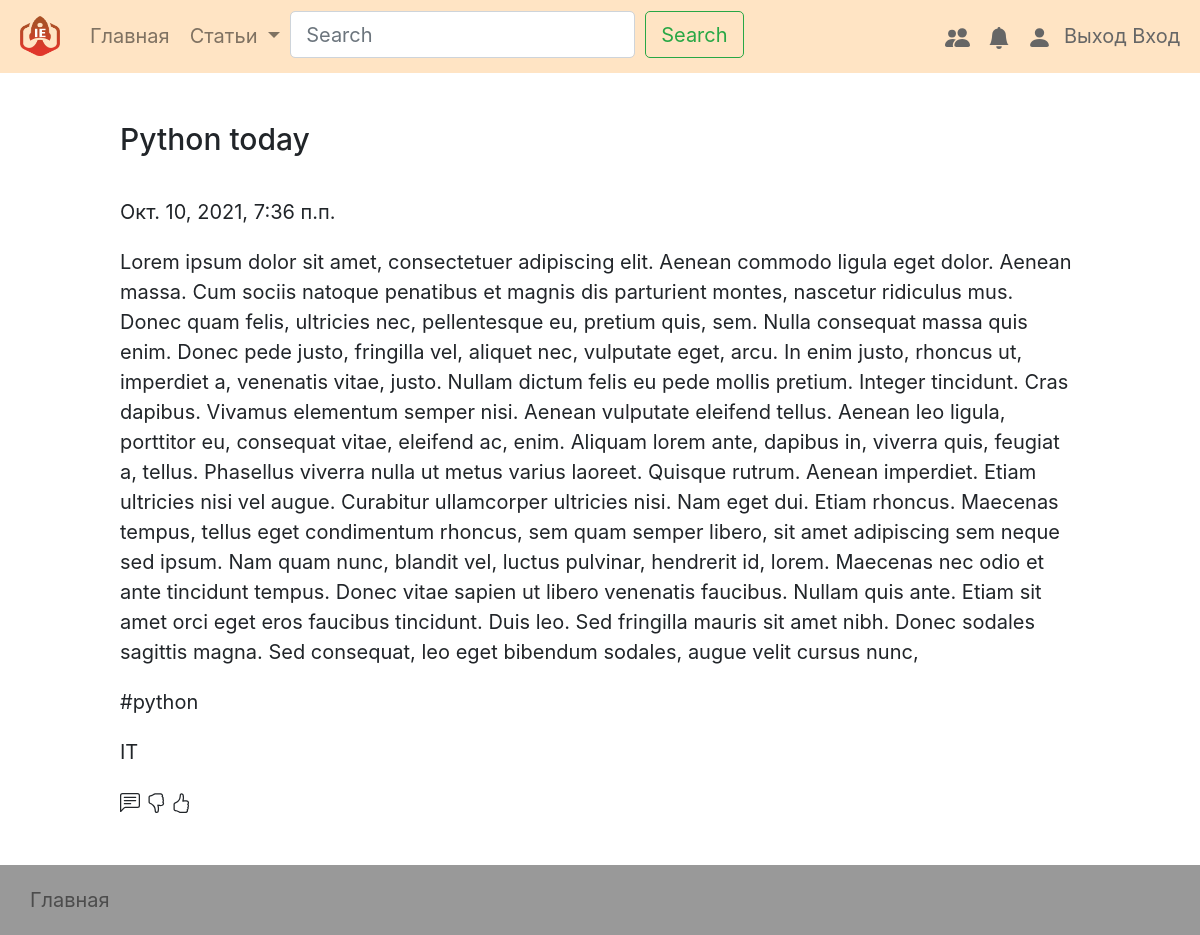
Before: /hub/1/ with the older database file.
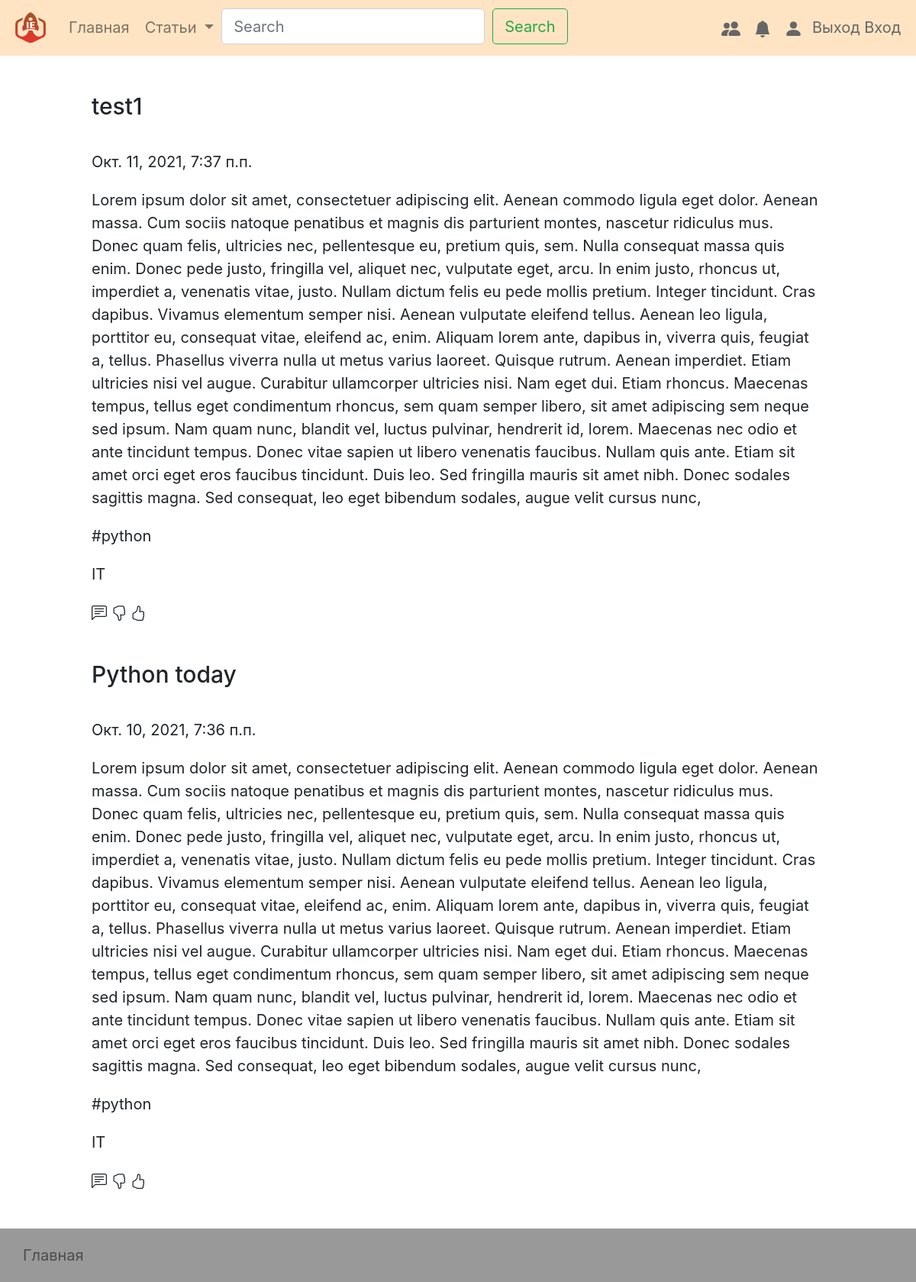
After: the same page with the newer database file.
### mainapp/models.py (models this page shows, shortened)
class Article(models.Model):
    name = models.CharField('имя', max_length=64)
    image = models.ImageField(blank=True, upload_to=get_timestamp_path)
    text = models.TextField(verbose_name='Текст статьи')
    tag = models.CharField('тэг статьи', max_length=64, blank=True)
    hub = models.ForeignKey(Hub, on_delete=models.PROTECT,
                            verbose_name='Хаб', blank=True)
    author = models.ForeignKey(IntergalacticUser, on_delete=models.CASCADE,
                               verbose_name='Автор статьи')
    is_active = models.BooleanField(
        default=True, db_index=True, verbose_name='Актуальность статьи')
    add_datatime = models.DateTimeField('время добавления', auto_now_add=True)
    is_active = models.BooleanField(default=True, db_index=True, verbose_name='Актуальность статьи')
    class Meta:
        verbose_name = 'статья'
        verbose_name_plural = 'статьи'
        ordering = ['-add_datatime']
    def __init__(self, *args, **kwargs):
        super().__init__(*args, **kwargs)
        self.category_pk = None

class Hub(models.Model):
    name = models.CharField(max_length=20, db_index=True,
                            verbose_name='Название хаба')
    order = models.SmallIntegerField(
        default=0, db_index=True, verbose_name='Порядок вывода')
    is_active = models.BooleanField('активность', default=True)
    class Meta:
        verbose_name = 'хаб'
        verbose_name_plural = 'хабы'
    def __str__(self):
        return f'{self.name}'

### mainapp/views.py (the view)
# urls.py: path('hub/<int:hub_id>/', Hub_category.as_view(), name='hub_category'),
class Hub_category(ListView):
    model = Article
    template_name = 'mainapp/hub_category.html'
    context_object_name = 'hub'
    def get_queryset(self):
        return Article.objects.filter(hub__id=self.kwargs['hub_id']).order_by('-add_datatime')

### mainapp/context_processors.py (called while the page is built)
def category(request):
    return {"category_menu": Hub.objects.all()}

### mainapp/templates/mainapp/hub_category.html (shortened to what this page needs)
{% extends "mainapp/base.html" %}
{% block content %}
	<div class="article-box">
		<div class="details">
            <div class="related">
                <div class="related-articles">
                    {% for item in object_list %}
                    <div class="block-article">
                            <h4>{{ item.name }}</h4>
                            <div class="text">
                                <p>{{ item.add_datatime }}</p>
                                <p>{{ item.text }}</p>
                                <p>#{{ item.tag }}</p>
                                <p>{{ item.hub }}</p>
                                <div>
                                </div>
                            </div>
                    </div>
                    {% endfor %}
                </div>
            </div>
        </div>
	</div>
{% endblock %}

Changed rows visible on the page:
added Article: name "test1", add_datatime "Окт. 11, 2021, 7:37 п.п.", text "Lorem ipsum dolor sit amet, consectetuer adipiscing elit. Aenean commodo ligula eget dolor. Aenean massa. Cum sociis natoque penatibus et magnis dis parturient montes, nascetur ridiculus mus. Donec quam felis, ultricies nec, pellentesque eu, pretium quis, sem. Nulla consequat massa quis enim. Donec pede justo, fringilla vel, aliquet nec, vulputate eget, arcu. In enim justo, rhoncus ut, imperdiet a, venenatis vitae, justo. Nullam dictum felis eu pede mollis pretium. Integer tincidunt. Cras dapibus. Vivamus elementum semper nisi. Aenean vulputate eleifend tellus. Aenean leo ligula, porttitor eu, consequat vitae, eleifend ac, enim. Aliquam lorem ante, dapibus in, viverra quis, feugiat a,…", tag "python", hub "IT"
